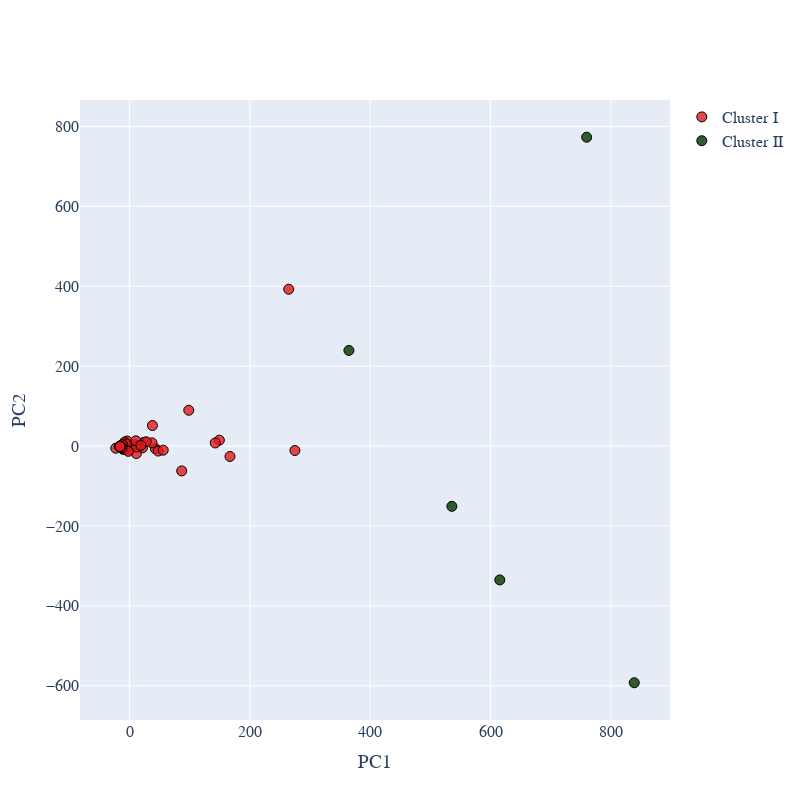

Notebook source saved alongside this figure:
### Markdown cell above
### PCA

### Code cell
from sklearn.decomposition import PCA

#plotly imports
import plotly as py
import plotly.express as px
import plotly.graph_objs as go
from plotly.offline import download_plotlyjs, init_notebook_mode, plot, iplot

plotX = X.copy()

#PCA with two principal components
pca_2d = PCA(n_components=2)

clusters = ml_df['cluster_labels']
PCs_2d = pd.DataFrame(pca_2d.fit_transform(plotX))
PCs_2d.columns = ["PC1_2d", "PC2_2d"]
plotX['clusters'] = clusters
plotX['PC1_2d'] = PCs_2d['PC1_2d']
plotX['PC2_2d'] = PCs_2d['PC2_2d']

uniq_clusters = plotX['clusters'].unique()
uniqs = uniq_clusters.tolist()
uniqs.sort()

cluster0 = plotX[plotX['clusters'] == 0]
cluster1 = plotX[plotX['clusters'] == 1]

#trace1 is for 'Cluster 0'
trace1 = go.Scatter(
                    x = cluster0["PC1_2d"],
                    y = cluster0["PC2_2d"],
                    mode = "markers",
                    name = "Cluster I",
                    marker = dict(color = 'rgba(228,26,28,0.8)', size = 10, line=dict(width=1,color='Black')),
                    text = None)

#trace2 is for 'Cluster 1'
trace2 = go.Scatter(
                    x = cluster1["PC1_2d"],
                    y = cluster1["PC2_2d"],
                    mode = "markers",
                    name = "Cluster II",
                    marker = dict(color = 'rgba(43, 89, 39, 0.98)', size = 10, line=dict(width=1,color='Black')),
                    text = None)

data = [trace1, trace2]

layout = dict(xaxis= dict(title= 'PC1',dtick= 200,zeroline= False),
              yaxis= dict(title= 'PC2',ticklen= 5,zeroline= False),
              font_family="Arial",
              font = dict(size=16),
              width=800,
              height=800
             )

fig = dict(data = data, layout = layout)

iplot(fig)

### Figure 1 — Plotly figure (JSON) as saved in the notebook; plotly's stock layout.template omitted (floating-point values rounded to 4 significant figures; data arrays with more than 128 entries replaced by an {"elided": "..."} marker saying what was removed)
{"data": [{"marker": {"color": "rgba(228,26,28,0.8)", "line": {"color": "Black", "width": 1}, "size": 10}, "mode": "markers", "name": "Cluster I", "type": "scatter", "x": {"elided": "327 float values"}, "y": {"elided": "327 float values"}}, {"marker": {"color": "rgba(43, 89, 39, 0.98)", "line": {"color": "Black", "width": 1}, "size": 10}, "mode": "markers", "name": "Cluster II", "type": "scatter", "x": [838.9, 615.4, 759.8, 364.5, 535.7], "y": [-592.6, -335.2, 772.9, 239.2, -151.1]}], "layout": {"font": {"family": "Arial", "size": 16}, "height": 800, "width": 800, "xaxis": {"dtick": 200, "title": {"text": "PC1"}, "zeroline": false}, "yaxis": {"ticklen": 5, "title": {"text": "PC2"}, "zeroline": false}}}
